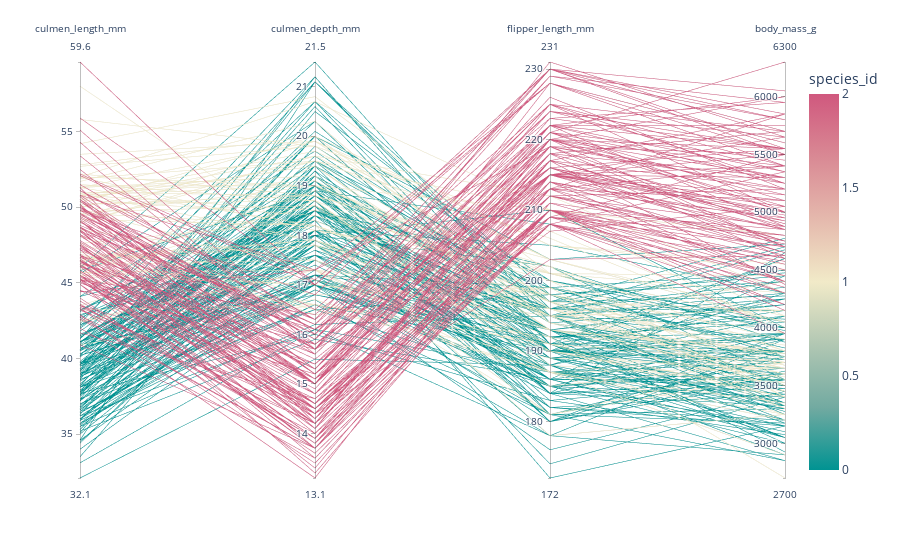

Notebook source saved alongside this figure:
### Code cell
fig = px.parallel_coordinates(
    df, 
    color="species_id",
    dimensions=['culmen_length_mm', 'culmen_depth_mm', 'flipper_length_mm', 'body_mass_g'],
    color_continuous_scale=px.colors.diverging.Tealrose
)
fig.show()

### Figure 1 — Plotly figure (JSON) as saved in the notebook; plotly's stock layout.template omitted (floating-point values rounded to 4 significant figures; data arrays with more than 128 entries replaced by an {"elided": "..."} marker saying what was removed)
{"data": [{"dimensions": [{"label": "culmen_length_mm", "values": {"elided": "334 float values"}}, {"constraintrange": [20.52, 20.52], "label": "culmen_depth_mm", "values": {"elided": "334 float values"}}, {"label": "flipper_length_mm", "values": {"elided": "334 int values"}}, {"label": "body_mass_g", "values": {"elided": "334 int values"}}], "domain": {"x": [0, 1], "y": [0, 1]}, "line": {"color": {"elided": "334 int values"}, "coloraxis": "coloraxis"}, "name": "", "type": "parcoords"}], "layout": {"autosize": true, "coloraxis": {"colorbar": {"title": {"text": "species_id"}}, "colorscale": [[0, "rgb(0, 147, 146)"], [0.1667, "rgb(114, 170, 161)"], [0.3333, "rgb(177, 199, 179)"], [0.5, "rgb(241, 234, 200)"], [0.6667, "rgb(229, 185, 173)"], [0.8333, "rgb(217, 137, 148)"], [1, "rgb(208, 88, 126)"]]}, "legend": {"tracegroupgap": 0}, "margin": {"t": 60}}}
